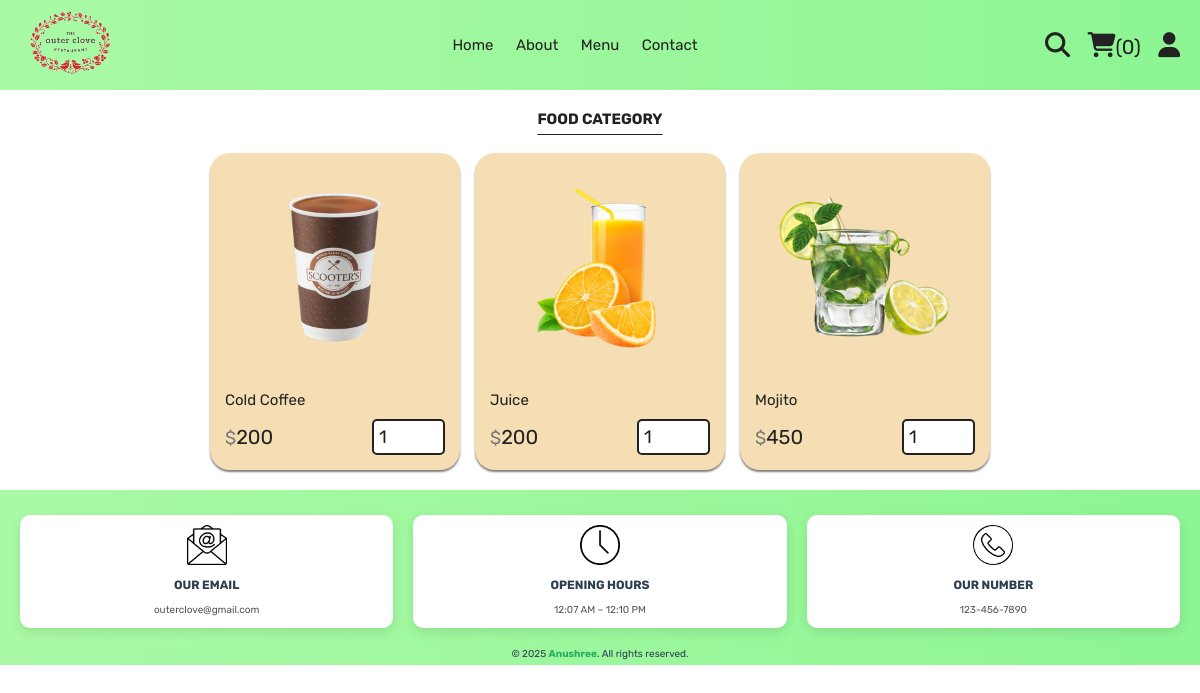
Page /category.php?category=drinks on the committed database.
### tables this page shows
CREATE TABLE `products` (
  `id` int(100) NOT NULL,
  `name` varchar(100) NOT NULL,
  `category` varchar(100) NOT NULL,
  `price` int(10) NOT NULL,
  `image` varchar(100) NOT NULL
);

### category.php (the view, shortened to what this page needs)
<?php
include 'components/connect.php';
?>
<!DOCTYPE html>
<html lang="en">
<head>
   <link rel="stylesheet" href="https://cdnjs.cloudflare.com/ajax/libs/font-awesome/6.1.1/css/all.min.css">
   <link rel="stylesheet" href="css/style.css">
</head>
<body>
<?php include 'components/user_header.php'; ?>
<section class="products">
   <h1 class="title">Food Category</h1>
   <div class="box-container">
      <?php
         $category = $_GET['category'];
         $select_products = $conn->prepare("SELECT * FROM `products` WHERE category = ?");
         $select_products->execute([$category]);
         if($select_products->rowCount() > 0){
            while($fetch_products = $select_products->fetch(PDO::FETCH_ASSOC)){
      ?>
      <form action="" method="post" class="box">
         <img src="uploaded_img/<?= $fetch_products['image']; ?>" alt="">
         <div class="name"><?= $fetch_products['name']; ?></div>
         <div class="flex">
            <div class="price"><span>$</span><?= $fetch_products['price']; ?></div>
            <input type="number" name="qty" class="qty" min="1" max="99" value="1" maxlength="2">
         </div>
      </form>
      <?php
            }
         }else{
            echo '<p class="empty">No products added yet!</p>';
         }
      ?>
   </div>
</section>
<?php include 'components/footer.php'; ?>
</body>
</html>

### css/style.css (style rules this page uses)
:root { --yellow: #fed330; --red: #e74c3c; --white: #fff; --black: #222; --light-color: #777; --border: .2rem solid var(--black); }
* { font-family: 'Rubik', sans-serif; margin: 0; padding: 0; box-sizing: border-box; outline: none; border: none; text-decoration: none; }
html { font-size: 62.5%; overflow-x: hidden; scroll-behavior: smooth; }
section { margin: 0 auto; max-width: 1200px; padding: 2rem; }
.title { text-align: center; margin-bottom: 2.5rem; font-size: rem; color: var(--black); text-transform: uppercase; text-decoration: underline; text-underline-offset: 1rem; }
.products .box-container { display: grid; grid-template-columns: repeat(auto-fit, 25rem); justify-content: center; gap: 1.5rem; }
.products .box-container .box { border-radius: 20px; box-shadow: 0 2px 2px rgba(0, 0, 0, 0.5); padding: 1.5rem; position: relative; overflow: hidden; background: wheat; }
.products .box-container .box img { height: 20rem; width: 100%; object-fit: contain; margin-bottom: 1rem; }
.products .box-container .box .name { font-size: 1.5rem; color: var(--black); margin: 1rem 0 0; }
.products .box-container .box .flex { display: flex; align-items: center; gap: 1rem; margin-top: 1rem; }
.products .box-container .box .flex .price { margin-right: auto; font-size: 2rem; color: var(--black); }
.products .box-container .box .flex .price span { color: var(--light-color); font-size: 1.8rem; }
.products .box-container .box .flex .qty { padding: 0.5rem; border: var(--border); font-size: 1.8rem; color: var(--black); border-radius:0.5rem }

### rows in the picture
products: image (picture), name "Cold Coffee", price "200"
products: image (picture), name "Juice", price "200"
products: image (picture), name "Mojito", price "450"

### other values in the picture
$total_cart_items "0"
